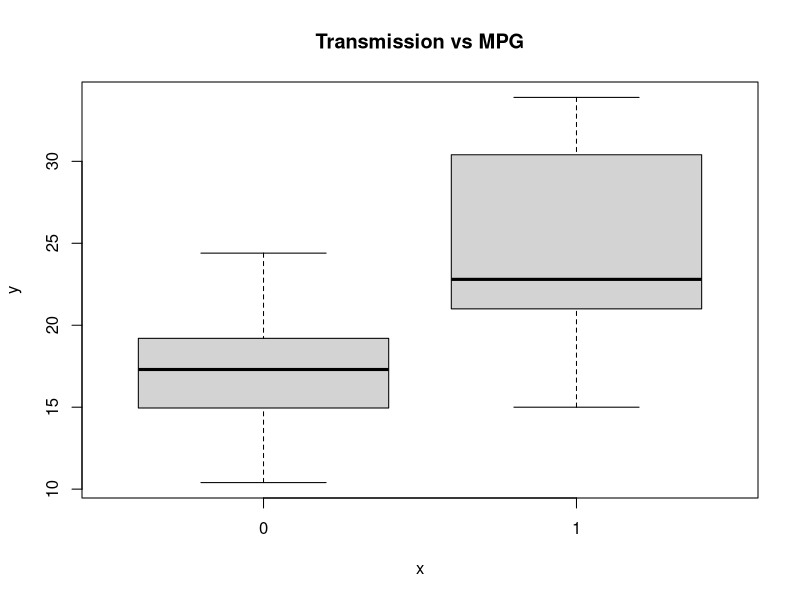
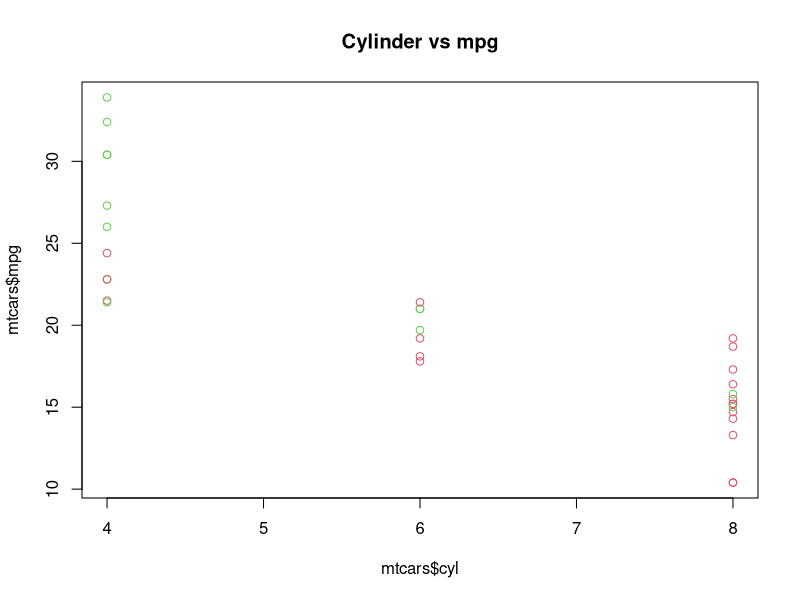

Recreate these plots in R, in order.
## ---- chunk 1
data(mtcars)
## ---- chunk 2
head(mtcars)
## ---- chunk 3
plot(as.factor(mtcars$am),mtcars$mpg,main='Transmission vs MPG')
plot(mtcars$cyl,mtcars$mpg,col = 2+mtcars$am,main='Cylinder vs mpg')
## ---- chunk 4
summary(lm(mtcars$mpg~mtcars$am+mtcars$cyl))
